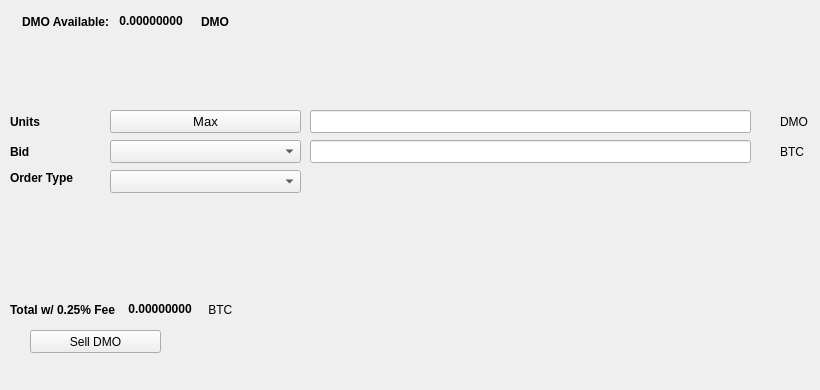
   <widget class="QWidget" name="SellTab">
    <attribute name="title">
     <string>Sell</string>
    </attribute>
    <widget class="QLabel" name="label_16">
     <property name="geometry">
      <rect>
       <x>780</x>
       <y>140</y>
       <width>31</width>
       <height>23</height>
      </rect>
     </property>
     <property name="text">
      <string>BTC</string>
     </property>
    </widget>
    <widget class="QComboBox" name="SellBidcomboBox">
     <property name="geometry">
      <rect>
       <x>110</x>
       <y>140</y>
       <width>191</width>
       <height>23</height>
      </rect>
     </property>
     <property name="font">
      <font>
       <pointsize>10</pointsize>
      </font>
     </property>
    </widget>
    <widget class="QLabel" name="label_18">
     <property name="geometry">
      <rect>
       <x>10</x>
       <y>110</y>
       <width>46</width>
       <height>23</height>
      </rect>
     </property>
     <property name="font">
      <font>
       <weight>75</weight>
       <bold>true</bold>
      </font>
     </property>
     <property name="text">
      <string>Units</string>
     </property>
    </widget>
    <widget class="QPushButton" name="Sell_Max_Amount">
     <property name="geometry">
      <rect>
       <x>110</x>
       <y>110</y>
       <width>191</width>
       <height>23</height>
      </rect>
     </property>
     <property name="font">
      <font>
       <pointsize>10</pointsize>
      </font>
     </property>
     <property name="text">
      <string>Max</string>
     </property>
    </widget>
    <widget class="QLabel" name="label_20">
     <property name="geometry">
      <rect>
       <x>10</x>
       <y>170</y>
       <width>91</width>
       <height>16</height>
      </rect>
     </property>
     <property name="font">
      <font>
       <weight>75</weight>
       <bold>true</bold>
      </font>
     </property>
     <property name="text">
      <string>Order Type</string>
     </property>
    </widget>
    <widget class="QComboBox" name="SellOrdertypeCombo">
     <property name="geometry">
      <rect>
       <x>110</x>
       <y>170</y>
       <width>191</width>
       <height>23</height>
      </rect>
     </property>
     <property name="font">
      <font>
       <pointsize>10</pointsize>
      </font>
     </property>
    </widget>
    <widget class="QLabel" name="label_21">
     <property name="geometry">
      <rect>
       <x>10</x>
       <y>140</y>
       <width>46</width>
       <height>23</height>
      </rect>
     </property>
     <property name="font">
      <font>
       <weight>75</weight>
       <bold>true</bold>
      </font>
     </property>
     <property name="text">
      <string>Bid</string>
     </property>
    </widget>
    <widget class="QLabel" name="label_22">
     <property name="geometry">
      <rect>
       <x>780</x>
       <y>110</y>
       <width>31</width>
       <height>23</height>
      </rect>
     </property>
     <property name="text">
      <string>DMO</string>
     </property>
    </widget>
    <widget class="QLineEdit" name="UnitsInputDMO">
     <property name="geometry">
      <rect>
       <x>310</x>
       <y>110</y>
       <width>441</width>
       <height>23</height>
      </rect>
     </property>
     <property name="font">
      <font>
       <pointsize>9</pointsize>
       <weight>75</weight>
       <bold>true</bold>
      </font>
     </property>
    </widget>
    <widget class="QLineEdit" name="SellBidPriceEdit">
     <property name="geometry">
      <rect>
       <x>310</x>
       <y>140</y>
       <width>441</width>
       <height>23</height>
      </rect>
     </property>
     <property name="font">
      <font>
       <pointsize>9</pointsize>
       <weight>75</weight>
       <bold>true</bold>
      </font>
     </property>
    </widget>
    <widget class="QPushButton" name="SellDMOBTN">
     <property name="geometry">
      <rect>
       <x>30</x>
       <y>330</y>
       <width>131</width>
       <height>23</height>
      </rect>
     </property>
     <property name="text">
      <string>Sell DMO</string>
     </property>
     <property name="icon">
      <iconset resource="../domino">
       <normaloff>:/icons/bitcoin</normaloff>:/icons/bitcoin</iconset>
     </property>
    </widget>
    <widget class="QWidget" name="layoutWidget3">
     <property name="geometry">
      <rect>
       <x>22</x>
       <y>12</y>
       <width>258</width>
       <height>19</height>
      </rect>
     </property>
     <layout class="QHBoxLayout" name="horizontalLayout">
      <item>
       <widget class="QLabel" name="label232_2">
        <property name="font">
         <font>
          <weight>75</weight>
          <bold>true</bold>
         </font>
        </property>
        <property name="text">
         <string>DMO Available:</string>
        </property>
       </widget>
      </item>
      <item>
       <widget class="QLabel" name="DMOAvailableLabel">
        <property name="palette">
         <palette>
          <active>
           <colorrole role="WindowText">
            <brush brushstyle="SolidPattern">
             <color alpha="255">
              <red>0</red>
              <green>0</green>
              <blue>0</blue>
             </color>
            </brush>
           </colorrole>
           <colorrole role="Button">
            <brush brushstyle="SolidPattern">
             <color alpha="255">
              <red>0</red>
              <green>170</green>
              <blue>0</blue>
             </color>
            </brush>
           </colorrole>
           <colorrole role="Light">
            <brush brushstyle="SolidPattern">
             <color alpha="255">
              <red>0</red>
              <green>255</green>
              <blue>0</blue>
             </color>
            </brush>
           </colorrole>
           <colorrole role="Midlight">
            <brush brushstyle="SolidPattern">
             <color alpha="255">
              <red>0</red>
              <green>212</green>
              <blue>0</blue>
             </color>
            </brush>
           </colorrole>
           <colorrole role="Dark">
            <brush brushstyle="SolidPattern">
             <color alpha="255">
              <red>0</red>
              <green>85</green>
              <blue>0</blue>
             </color>
            </brush>
           </colorrole>
           <colorrole role="Mid">
            <brush brushstyle="SolidPattern">
             <color alpha="255">
              <red>0</red>
              <green>113</green>
              <blue>0</blue>
             </color>
            </brush>
           </colorrole>
           <colorrole role="Text">
            <brush brushstyle="SolidPattern">
             <color alpha="255">
              <red>0</red>
              <green>170</green>
              <blue>0</blue>
             </color>
            </brush>
           </colorrole>
           <colorrole role="BrightText">
            <brush brushstyle="SolidPattern">
             <color alpha="255">
              <red>255</red>
              <green>255</green>
              <blue>255</blue>
             </color>
            </brush>
           </colorrole>
           <colorrole role="ButtonText">
            <brush brushstyle="SolidPattern">
             <color alpha="255">
              <red>0</red>
              <green>0</green>
              <blue>0</blue>
             </color>
            </brush>
           </colorrole>
           <colorrole role="Base">
            <brush brushstyle="SolidPattern">
             <color alpha="255">
              <red>255</red>
              <green>255</green>
              <blue>255</blue>
             </color>
            </brush>
           </colorrole>
           <colorrole role="Window">
            <brush brushstyle="SolidPattern">
             <color alpha="255">
              <red>0</red>
              <green>170</green>
              <blue>0</blue>
             </color>
            </brush>
           </colorrole>
           <colorrole role="Shadow">
            <brush brushstyle="SolidPattern">
             <color alpha="255">
              <red>0</red>
              <green>0</green>
              <blue>0</blue>
             </color>
            </brush>
           </colorrole>
           <colorrole role="AlternateBase">
            <brush brushstyle="SolidPattern">
             <color alpha="255">
              <red>127</red>
              <green>212</green>
              <blue>127</blue>
             </color>
            </brush>
           </colorrole>
           <colorrole role="ToolTipBase">
            <brush brushstyle="SolidPattern">
             <color alpha="255">
              <red>255</red>
              <green>255</green>
              <blue>220</blue>
             </color>
            </brush>
           </colorrole>
           <colorrole role="ToolTipText">
            <brush brushstyle="SolidPattern">
             <color alpha="255">
              <red>0</red>
              <green>0</green>
              <blue>0</blue>
             </color>
            </brush>
           </colorrole>
          </active>
          <inactive>
           <colorrole role="WindowText">
            <brush brushstyle="SolidPattern">
             <color alpha="255">
              <red>0</red>
              <green>0</green>
              <blue>0</blue>
             </color>
            </brush>
           </colorrole>
           <colorrole role="Button">
            <brush brushstyle="SolidPattern">
             <color alpha="255">
              <red>0</red>
              <green>170</green>
              <blue>0</blue>
             </color>
            </brush>
           </colorrole>
           <colorrole role="Light">
            <brush brushstyle="SolidPattern">
             <color alpha="255">
              <red>0</red>
              <green>255</green>
              <blue>0</blue>
             </color>
            </brush>
           </colorrole>
           <colorrole role="Midlight">
            <brush brushstyle="SolidPattern">
             <color alpha="255">
              <red>0</red>
              <green>212</green>
              <blue>0</blue>
             </color>
            </brush>
           </colorrole>
           <colorrole role="Dark">
            <brush brushstyle="SolidPattern">
             <color alpha="255">
              <red>0</red>
              <green>85</green>
              <blue>0</blue>
             </color>
            </brush>
           </colorrole>
           <colorrole role="Mid">
            <brush brushstyle="SolidPattern">
             <color alpha="255">
              <red>0</red>
              <green>113</green>
              <blue>0</blue>
             </color>
            </brush>
           </colorrole>
           <colorrole role="Text">
            <brush brushstyle="SolidPattern">
             <color alpha="255">
              <red>0</red>
              <green>170</green>
              <blue>0</blue>
             </color>
            </brush>
           </colorrole>
           <colorrole role="BrightText">
            <brush brushstyle="SolidPattern">
             <color alpha="255">
              <red>255</red>
              <green>255</green>
              <blue>255</blue>
             </color>
            </brush>
           </colorrole>
           <colorrole role="ButtonText">
            <brush brushstyle="SolidPattern">
             <color alpha="255">
              <red>0</red>
              <green>0</green>
              <blue>0</blue>
             </color>
            </brush>
           </colorrole>
           <colorrole role="Base">
            <brush brushstyle="SolidPattern">
             <color alpha="255">
              <red>255</red>
              <green>255</green>
              <blue>255</blue>
             </color>
            </brush>
           </colorrole>
           <colorrole role="Window">
            <brush brushstyle="SolidPattern">
             <color alpha="255">
              <red>0</red>
              <green>170</green>
              <blue>0</blue>
             </color>
            </brush>
           </colorrole>
           <colorrole role="Shadow">
            <brush brushstyle="SolidPattern">
             <color alpha="255">
              <red>0</red>
              <green>0</green>
              <blue>0</blue>
             </color>
            </brush>
           </colorrole>
           <colorrole role="AlternateBase">
            <brush brushstyle="SolidPattern">
             <color alpha="255">
              <red>127</red>
              <green>212</green>
              <blue>127</blue>
             </color>
            </brush>
           </colorrole>
           <colorrole role="ToolTipBase">
            <brush brushstyle="SolidPattern">
             <color alpha="255">
              <red>255</red>
              <green>255</green>
              <blue>220</blue>
             </color>
            </brush>
           </colorrole>
           <colorrole role="ToolTipText">
            <brush brushstyle="SolidPattern">
             <color alpha="255">
              <red>0</red>
              <green>0</green>
              <blue>0</blue>
             </color>
            </brush>
           </colorrole>
          </inactive>
          <disabled>
           <colorrole role="WindowText">
            <brush brushstyle="SolidPattern">
             <color alpha="255">
              <red>0</red>
              <green>85</green>
              <blue>0</blue>
             </color>
            </brush>
           </colorrole>
           <colorrole role="Button">
            <brush brushstyle="SolidPattern">
             <color alpha="255">
              <red>0</red>
              <green>170</green>
              <blue>0</blue>
             </color>
            </brush>
           </colorrole>
           <colorrole role="Light">
            <brush brushstyle="SolidPattern">
             <color alpha="255">
              <red>0</red>
              <green>255</green>
              <blue>0</blue>
             </color>
            </brush>
           </colorrole>
           <colorrole role="Midlight">
            <brush brushstyle="SolidPattern">
             <color alpha="255">
              <red>0</red>
              <green>212</green>
              <blue>0</blue>
             </color>
            </brush>
           </colorrole>
           <colorrole role="Dark">
            <brush brushstyle="SolidPattern">
             <color alpha="255">
              <red>0</red>
              <green>85</green>
              <blue>0</blue>
             </color>
            </brush>
           </colorrole>
           <colorrole role="Mid">
            <brush brushstyle="SolidPattern">
             <color alpha="255">
              <red>0</red>
              <green>113</green>
              <blue>0</blue>
             </color>
            </brush>
           </colorrole>
           <colorrole role="Text">
            <brush brushstyle="SolidPattern">
             <color alpha="255">
              <red>0</red>
              <green>85</green>
              <blue>0</blue>
             </color>
            </brush>
           </colorrole>
           <colorrole role="BrightText">
            <brush brushstyle="SolidPattern">
             <color alpha="255">
              <red>255</red>
              <green>255</green>
              <blue>255</blue>
             </color>
            </brush>
           </colorrole>
           <colorrole role="ButtonText">
            <brush brushstyle="SolidPattern">
             <color alpha="255">
              <red>0</red>
              <green>85</green>
              <blue>0</blue>
             </color>
            </brush>
           </colorrole>
           <colorrole role="Base">
            <brush brushstyle="SolidPattern">
             <color alpha="255">
              <red>0</red>
              <green>170</green>
              <blue>0</blue>
             </color>
            </brush>
           </colorrole>
           <colorrole role="Window">
            <brush brushstyle="SolidPattern">
             <color alpha="255">
              <red>0</red>
              <green>170</green>
              <blue>0</blue>
             </color>
            </brush>
           </colorrole>
           <colorrole role="Shadow">
            <brush brushstyle="SolidPattern">
             <color alpha="255">
              <red>0</red>
              <green>0</green>
              <blue>0</blue>
             </color>
            </brush>
           </colorrole>
           <colorrole role="AlternateBase">
            <brush brushstyle="SolidPattern">
             <color alpha="255">
              <red>0</red>
              <green>170</green>
              <blue>0</blue>
             </color>
            </brush>
           </colorrole>
           <colorrole role="ToolTipBase">
            <brush brushstyle="SolidPattern">
             <color alpha="255">
              <red>255</red>
              <green>255</green>
              <blue>220</blue>
             </color>
            </brush>
           </colorrole>
           <colorrole role="ToolTipText">
            <brush brushstyle="SolidPattern">
             <color alpha="255">
              <red>0</red>
              <green>0</green>
              <blue>0</blue>
             </color>
            </brush>
           </colorrole>
          </disabled>
         </palette>
        </property>
        <property name="font">
         <font>
          <weight>75</weight>
          <bold>true</bold>
         </font>
        </property>
        <property name="text">
         <string> 0.00000000 </string>
        </property>
        <property name="textInteractionFlags">
         <set>Qt::LinksAccessibleByMouse|Qt::TextSelectableByKeyboard|Qt::TextSelectableByMouse</set>
        </property>
       </widget>
      </item>
      <item>
       <widget class="QLabel" name="labelDMO">
        <property name="font">
         <font>
          <weight>75</weight>
          <bold>true</bold>
         </font>
        </property>
        <property name="text">
         <string>DMO</string>
        </property>
       </widget>
      </item>
     </layout>
    </widget>
    <widget class="QWidget" name="layoutWidget">
     <property name="geometry">
      <rect>
       <x>10</x>
       <y>300</y>
       <width>268</width>
       <height>19</height>
      </rect>
     </property>
     <layout class="QHBoxLayout" name="horizontalLayout_2">
      <item>
       <widget class="QLabel" name="label_19">
        <property name="font">
         <font>
          <weight>75</weight>
          <bold>true</bold>
         </font>
        </property>
        <property name="text">
         <string>Total w/ 0.25% Fee </string>
        </property>
       </widget>
      </item>
      <item>
       <widget class="QLabel" name="SellCostLabel">
        <property name="palette">
         <palette>
          <active>
           <colorrole role="WindowText">
            <brush brushstyle="SolidPattern">
             <color alpha="255">
              <red>0</red>
              <green>0</green>
              <blue>0</blue>
             </color>
            </brush>
           </colorrole>
           <colorrole role="Button">
            <brush brushstyle="SolidPattern">
             <color alpha="255">
              <red>0</red>
              <green>170</green>
              <blue>0</blue>
             </color>
            </brush>
           </colorrole>
           <colorrole role="Light">
            <brush brushstyle="SolidPattern">
             <color alpha="255">
              <red>0</red>
              <green>255</green>
              <blue>0</blue>
             </color>
            </brush>
           </colorrole>
           <colorrole role="Midlight">
            <brush brushstyle="SolidPattern">
             <color alpha="255">
              <red>0</red>
              <green>212</green>
              <blue>0</blue>
             </color>
            </brush>
           </colorrole>
           <colorrole role="Dark">
            <brush brushstyle="SolidPattern">
             <color alpha="255">
              <red>0</red>
              <green>85</green>
              <blue>0</blue>
             </color>
            </brush>
           </colorrole>
           <colorrole role="Mid">
            <brush brushstyle="SolidPattern">
             <color alpha="255">
              <red>0</red>
              <green>113</green>
              <blue>0</blue>
             </color>
            </brush>
           </colorrole>
           <colorrole role="Text">
            <brush brushstyle="SolidPattern">
             <color alpha="255">
              <red>0</red>
              <green>170</green>
              <blue>0</blue>
             </color>
            </brush>
           </colorrole>
           <colorrole role="BrightText">
            <brush brushstyle="SolidPattern">
             <color alpha="255">
              <red>255</red>
              <green>255</green>
              <blue>255</blue>
             </color>
            </brush>
           </colorrole>
           <colorrole role="ButtonText">
            <brush brushstyle="SolidPattern">
             <color alpha="255">
              <red>0</red>
              <green>0</green>
              <blue>0</blue>
             </color>
            </brush>
           </colorrole>
           <colorrole role="Base">
            <brush brushstyle="SolidPattern">
             <color alpha="255">
              <red>255</red>
              <green>255</green>
              <blue>255</blue>
             </color>
            </brush>
           </colorrole>
           <colorrole role="Window">
            <brush brushstyle="SolidPattern">
             <color alpha="255">
              <red>0</red>
              <green>170</green>
              <blue>0</blue>
             </color>
            </brush>
           </colorrole>
           <colorrole role="Shadow">
            <brush brushstyle="SolidPattern">
             <color alpha="255">
              <red>0</red>
              <green>0</green>
              <blue>0</blue>
             </color>
            </brush>
           </colorrole>
           <colorrole role="AlternateBase">
            <brush brushstyle="SolidPattern">
             <color alpha="255">
              <red>127</red>
              <green>212</green>
              <blue>127</blue>
             </color>
            </brush>
           </colorrole>
           <colorrole role="ToolTipBase">
            <brush brushstyle="SolidPattern">
             <color alpha="255">
              <red>255</red>
              <green>255</green>
              <blue>220</blue>
             </color>
            </brush>
           </colorrole>
           <colorrole role="ToolTipText">
            <brush brushstyle="SolidPattern">
             <color alpha="255">
              <red>0</red>
              <green>0</green>
              <blue>0</blue>
             </color>
            </brush>
           </colorrole>
          </active>
          <inactive>
           <colorrole role="WindowText">
            <brush brushstyle="SolidPattern">
             <color alpha="255">
              <red>0</red>
              <green>0</green>
              <blue>0</blue>
             </color>
            </brush>
           </colorrole>
           <colorrole role="Button">
            <brush brushstyle="SolidPattern">
             <color alpha="255">
              <red>0</red>
              <green>170</green>
              <blue>0</blue>
             </color>
            </brush>
           </colorrole>
           <colorrole role="Light">
            <brush brushstyle="SolidPattern">
             <color alpha="255">
              <red>0</red>
              <green>255</green>
              <blue>0</blue>
             </color>
            </brush>
           </colorrole>
           <colorrole role="Midlight">
            <brush brushstyle="SolidPattern">
             <color alpha="255">
              <red>0</red>
              <green>212</green>
              <blue>0</blue>
             </color>
            </brush>
           </colorrole>
           <colorrole role="Dark">
            <brush brushstyle="SolidPattern">
             <color alpha="255">
              <red>0</red>
              <green>85</green>
              <blue>0</blue>
             </color>
            </brush>
           </colorrole>
           <colorrole role="Mid">
            <brush brushstyle="SolidPattern">
             <color alpha="255">
              <red>0</red>
              <green>113</green>
              <blue>0</blue>
             </color>
            </brush>
           </colorrole>
           <colorrole role="Text">
            <brush brushstyle="SolidPattern">
             <color alpha="255">
              <red>0</red>
              <green>170</green>
              <blue>0</blue>
             </color>
            </brush>
           </colorrole>
           <colorrole role="BrightText">
            <brush brushstyle="SolidPattern">
             <color alpha="255">
              <red>255</red>
              <green>255</green>
              <blue>255</blue>
             </color>
            </brush>
           </colorrole>
           <colorrole role="ButtonText">
            <brush brushstyle="SolidPattern">
             <color alpha="255">
              <red>0</red>
              <green>0</green>
              <blue>0</blue>
             </color>
            </brush>
           </colorrole>
           <colorrole role="Base">
            <brush brushstyle="SolidPattern">
             <color alpha="255">
              <red>255</red>
              <green>255</green>
              <blue>255</blue>
             </color>
            </brush>
           </colorrole>
           <colorrole role="Window">
            <brush brushstyle="SolidPattern">
             <color alpha="255">
              <red>0</red>
              <green>170</green>
              <blue>0</blue>
             </color>
            </brush>
           </colorrole>
           <colorrole role="Shadow">
            <brush brushstyle="SolidPattern">
             <color alpha="255">
              <red>0</red>
              <green>0</green>
              <blue>0</blue>
             </color>
            </brush>
           </colorrole>
           <colorrole role="AlternateBase">
            <brush brushstyle="SolidPattern">
             <color alpha="255">
              <red>127</red>
              <green>212</green>
              <blue>127</blue>
             </color>
            </brush>
           </colorrole>
           <colorrole role="ToolTipBase">
            <brush brushstyle="SolidPattern">
             <color alpha="255">
              <red>255</red>
              <green>255</green>
              <blue>220</blue>
             </color>
            </brush>
           </colorrole>
           <colorrole role="ToolTipText">
            <brush brushstyle="SolidPattern">
             <color alpha="255">
              <red>0</red>
              <green>0</green>
              <blue>0</blue>
             </color>
            </brush>
           </colorrole>
          </inactive>
          <disabled>
           <colorrole role="WindowText">
            <brush brushstyle="SolidPattern">
             <color alpha="255">
              <red>0</red>
              <green>85</green>
              <blue>0</blue>
             </color>
            </brush>
           </colorrole>
           <colorrole role="Button">
            <brush brushstyle="SolidPattern">
             <color alpha="255">
              <red>0</red>
              <green>170</green>
              <blue>0</blue>
             </color>
            </brush>
           </colorrole>
           <colorrole role="Light">
            <brush brushstyle="SolidPattern">
             <color alpha="255">
              <red>0</red>
              <green>255</green>
              <blue>0</blue>
             </color>
            </brush>
           </colorrole>
           <colorrole role="Midlight">
            <brush brushstyle="SolidPattern">
             <color alpha="255">
              <red>0</red>
              <green>212</green>
              <blue>0</blue>
             </color>
            </brush>
           </colorrole>
           <colorrole role="Dark">
            <brush brushstyle="SolidPattern">
             <color alpha="255">
              <red>0</red>
              <green>85</green>
              <blue>0</blue>
             </color>
            </brush>
           </colorrole>
           <colorrole role="Mid">
            <brush brushstyle="SolidPattern">
             <color alpha="255">
              <red>0</red>
              <green>113</green>
              <blue>0</blue>
             </color>
            </brush>
           </colorrole>
           <colorrole role="Text">
            <brush brushstyle="SolidPattern">
             <color alpha="255">
              <red>0</red>
              <green>85</green>
              <blue>0</blue>
             </color>
            </brush>
           </colorrole>
           <colorrole role="BrightText">
            <brush brushstyle="SolidPattern">
             <color alpha="255">
              <red>255</red>
              <green>255</green>
              <blue>255</blue>
             </color>
            </brush>
           </colorrole>
           <colorrole role="ButtonText">
            <brush brushstyle="SolidPattern">
             <color alpha="255">
              <red>0</red>
              <green>85</green>
              <blue>0</blue>
             </color>
            </brush>
           </colorrole>
           <colorrole role="Base">
            <brush brushstyle="SolidPattern">
             <color alpha="255">
              <red>0</red>
              <green>170</green>
              <blue>0</blue>
             </color>
            </brush>
           </colorrole>
           <colorrole role="Window">
            <brush brushstyle="SolidPattern">
             <color alpha="255">
              <red>0</red>
              <green>170</green>
              <blue>0</blue>
             </color>
            </brush>
           </colorrole>
           <colorrole role="Shadow">
            <brush brushstyle="SolidPattern">
             <color alpha="255">
              <red>0</red>
              <green>0</green>
              <blue>0</blue>
             </color>
            </brush>
           </colorrole>
           <colorrole role="AlternateBase">
            <brush brushstyle="SolidPattern">
             <color alpha="255">
              <red>0</red>
              <green>170</green>
              <blue>0</blue>
             </color>
            </brush>
           </colorrole>
           <colorrole role="ToolTipBase">
            <brush brushstyle="SolidPattern">
             <color alpha="255">
              <red>255</red>
              <green>255</green>
              <blue>220</blue>
             </color>
            </brush>
           </colorrole>
           <colorrole role="ToolTipText">
            <brush brushstyle="SolidPattern">
             <color alpha="255">
              <red>0</red>
              <green>0</green>
              <blue>0</blue>
             </color>
            </brush>
           </colorrole>
          </disabled>
         </palette>
        </property>
        <property name="font">
         <font>
          <weight>75</weight>
          <bold>true</bold>
         </font>
        </property>
        <property name="autoFillBackground">
         <bool>false</bool>
        </property>
        <property name="text">
         <string> 0.00000000</string>
        </property>
        <property name="textInteractionFlags">
         <set>Qt::LinksAccessibleByMouse|Qt::TextSelectableByMouse</set>
        </property>
       </widget>
      </item>
      <item>
       <widget class="QLabel" name="label_17">
        <property name="font">
         <font>
          <weight>50</weight>
          <bold>false</bold>
         </font>
        </property>
        <property name="text">
         <string> BTC</string>
        </property>
       </widget>
      </item>
     </layout>
    </widget>
    <widget class="QLabel" name="label_23">
     <property name="geometry">
      <rect>
       <x>460</x>
       <y>300</y>
       <width>281</width>
       <height>81</height>
      </rect>
     </property>
     <property name="text">
      <string/>
     </property>
     <property name="pixmap">
      <pixmap>:/images/bittrex</pixmap>
     </property>
    </widget>
   </widget>
